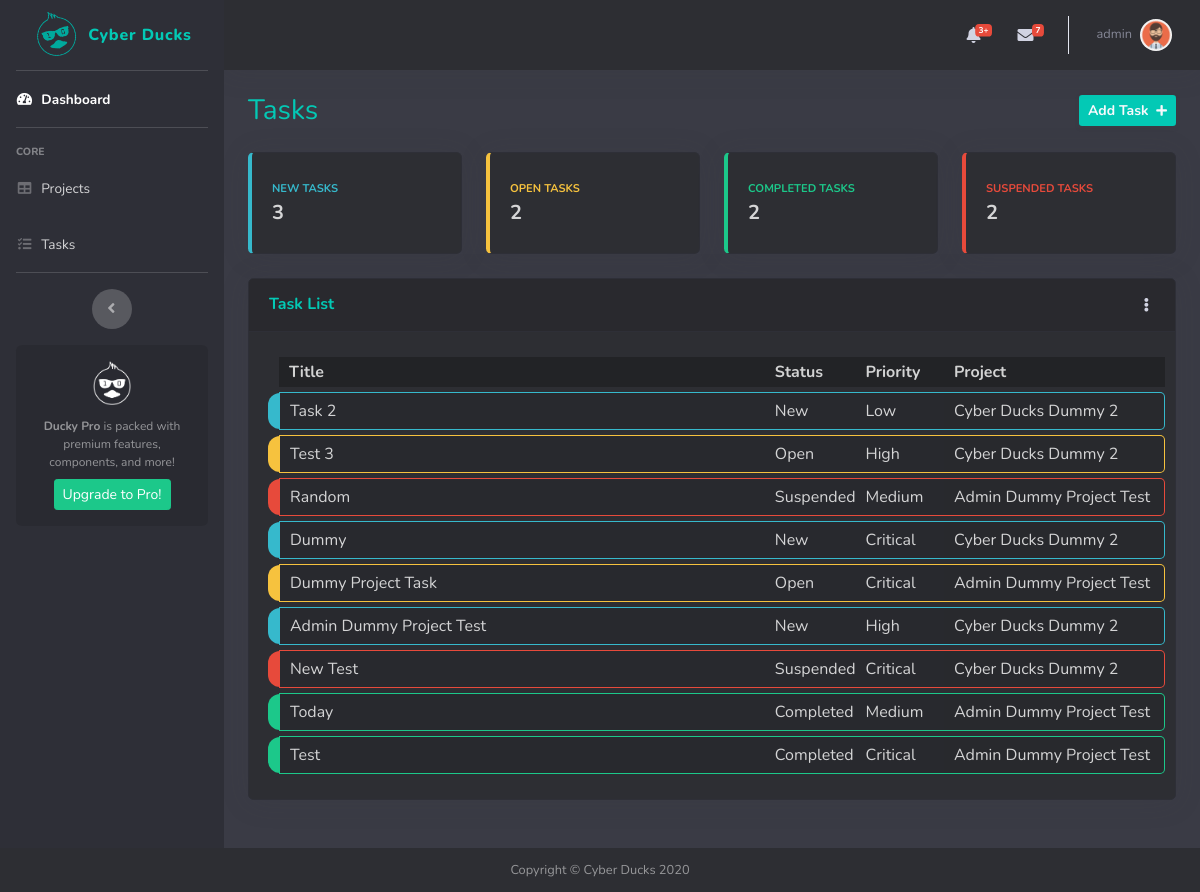
Page /tasks/ (signed in) on the committed database.
### accounts/models.py (models this page shows, shortened)
class Task(models.Model):
    id = models.UUIDField(
        primary_key=True,
        default=uuid.uuid4,
        editable=False)
    title = models.CharField(max_length=256, null=True)
    description = models.TextField(null=True, blank=True)
    STATUS_CHOICES = [
        ('NEW', 'New'),
        ('OPN', 'Open'),
        ('COM', 'Completed'),
        ('SUS', 'Suspended'),
    ]
    status = models.CharField(
        max_length=3,
        choices=STATUS_CHOICES,
        default=0,
    )
    start_date = models.DateTimeField()
    end_date = models.DateTimeField()
    PRIORITY_CHOICES = [
        ('LW', 'Low'),
        ('MD', 'Medium'),
        ('HI', 'High'),
        ('CR', 'Critical'),
    ]
    priority = models.CharField(
        max_length=2,
        choices=PRIORITY_CHOICES,
        default=0,
    )
    assigned_to = models.ForeignKey(User, on_delete=models.CASCADE, null=True, blank=True)
    date_created = models.DateTimeField(auto_now_add=True)
    project = models.ForeignKey(Project, on_delete=models.CASCADE, null=True, blank=True)

class Project(models.Model):
    id = models.UUIDField(
        primary_key=True,
        default=uuid.uuid4,
        editable=False)
    title = models.CharField(max_length=256, null=True)
    description = models.TextField(null=True, blank=True)
    STATUS_CHOICES = [
        ('NEW', 'New'),
        ('OPN', 'Open'),
        ('COM', 'Completed'),
        ('SUS', 'Suspended'),
    ]
    status = models.CharField(
        max_length=3,
        choices=STATUS_CHOICES,
        default=0,
    )
    start_date = models.DateTimeField()
    end_date = models.DateTimeField()
    client_name = models.CharField(max_length=256, null=True, blank=True)
    client_email = models.EmailField(max_length=256, null=True, blank=True)
    repo = models.URLField(null=True, blank=True)
    assigned_to = models.ForeignKey(User, on_delete=models.CASCADE, null=True, blank=True)
    date_created = models.DateTimeField(auto_now_add=True)
    def __str__(self):
        return self.title

### accounts/views.py (the view)
# urls.py: path('tasks/', views.tasks, name='tasks'),
@login_required(login_url='login')
def tasks(request):
    tasks_list = Task.objects.filter(assigned_to__exact=request.user)
    new_tasks = tasks_list.filter(status__exact='NEW').count()
    open_tasks = tasks_list.filter(status__exact='OPN').count()
    completed_tasks = tasks_list.filter(status__exact='COM').count()
    suspended_tasks = tasks_list.filter(status__exact='SUS').count()
    context = {
        'tasks': tasks_list,
        'new': new_tasks,
        'open': open_tasks,
        'completed': completed_tasks,
        'suspended': suspended_tasks,
    }
    return render(request, 'accounts/tasks.html', context)

### accounts/templates/accounts/tasks.html (shortened to what this page needs)
{% extends 'accounts/templates/base.html' %}
{% block SectionTitle %}
    Tasks
{% endblock %}
{% block addButton %}
    <a href="{% url 'task_creation' %}"
       class="d-none d-sm-inline-block btn btn-sm btn-green shadow-sm font-weight-bold text-gray-100">Add Task
        <i
                class="fas fa-plus fa-sm text-gray-100 ml-1"></i></a>
{% endblock %}
{% block content %}
    <div class="row">
        <div class="col-xl-3 col-md-6 mb-4">
            <div class="card border-left-info shadow h-100 py-2">
                <div class="card-body">
                    <div class="row no-gutters align-items-center">
                        <div class="col mr-2">
                            <div class="text-xs font-weight-bold text-info text-uppercase mb-1">
                                New Tasks
                            </div>
                            <div class="h5 mb-0 font-weight-bold ">{{ new }}</div>
                        </div>
                    </div>
                </div>
            </div>
        </div>
        <div class="col-xl-3 col-md-6 mb-4">
            <div class="card border-left-warning shadow h-100 py-2">
                <div class="card-body">
                    <div class="row no-gutters align-items-center">
                        <div class="col mr-2">
                            <div class="text-xs font-weight-bold text-warning text-uppercase mb-1">
                                Open Tasks
                            </div>
                            <div class="h5 mb-0 font-weight-bold ">{{ open }}</div>
                        </div>
                    </div>
                </div>
            </div>
        </div>
        <div class="col-xl-3 col-md-6 mb-4">
            <div class="card border-left-success shadow h-100 py-2">
                <div class="card-body">
                    <div class="row no-gutters align-items-center">
                        <div class="col mr-2">
                            <div class="text-xs font-weight-bold text-success text-uppercase mb-1">
                                Completed Tasks
                            </div>
                            <div class="h5 mb-0 font-weight-bold ">{{ completed }}</div>
                        </div>
                    </div>
                </div>
            </div>
        </div>
        <div class="col-xl-3 col-md-6 mb-4">
            <div class="card border-left-danger shadow h-100 py-2">
                <div class="card-body">
                    <div class="row no-gutters align-items-center">
                        <div class="col mr-2">
                            <div class="text-xs font-weight-bold text-danger text-uppercase mb-1">
                                Suspended Tasks
                            </div>
                            <div class="h5 mb-0 font-weight-bold ">{{ suspended }}</div>
                        </div>
                    </div>
                </div>
            </div>
        </div>
    </div>
    <div class="row">
        <div class="col-xl-12 mb-4 ">
            <div class="card shadow mb-4">
                <div
                        class="card-header py-3 d-flex flex-row align-items-center justify-content-between">
                    <h6 class="m-0 font-weight-bold text-green">Task List</h6>
                    <div class="dropdown no-arrow">
                        <a class="dropdown-toggle" href="#" role="button" id="dropdownMenuLink"
                           data-toggle="dropdown" aria-haspopup="true" aria-expanded="false">
                            <i class="fas fa-ellipsis-v fa-sm fa-fw text-gray-400"></i>
                        </a>
                    </div>
                </div>
                <div class="card-body">
                    <table class="table-curved" id="dataTable" style="width: 100%" cellspacing="0">
                        <thead>
                        <tr class="table-row-header-custom">
                            <th>Title</th>
                            <th>Status</th>
                            <th>Priority</th>
                            <th>Project</th>
                        </tr>
                        </thead>
                        <tbody>
                        {% for i in tasks %}
                            <tr class="{{ i.get_status_display }} clickable-row" data-href='{{ i.id }}'>
                                <td>{{ i.title }}</td>
                                <td>{{ i.get_status_display }}</td>
                                <td>{{ i.get_priority_display }}</td>
                                <td>{{ i.project }}</td>
                            </tr>
                        {% endfor %}
                        </tbody>
                    </table>
                </div>
            </div>
        </div>
    </div>
{% endblock %}

### accounts/templates/accounts/includes/topbar.html (shortened to what this page needs)
{% load static %}
<nav class="navbar navbar-expand navbar-light bg-dark-secondary topbar mb-4 static-top shadow">
    <ul class="navbar-nav ml-auto">
        <li class="nav-item dropdown no-arrow mx-1">
            <a class="nav-link dropdown-toggle" href="#" id="alertsDropdown" role="button"
               data-toggle="dropdown" aria-haspopup="true" aria-expanded="false">
                <i class="fas fa-bell fa-fw"></i>
                <span class="badge badge-danger badge-counter">3+</span>
            </a>
        </li>
        <li class="nav-item dropdown no-arrow mx-1">
            <a class="nav-link dropdown-toggle" href="#" id="messagesDropdown" role="button"
               data-toggle="dropdown" aria-haspopup="true" aria-expanded="false">
                <i class="fas fa-envelope fa-fw"></i>
                <span class="badge badge-danger badge-counter">7</span>
            </a>
        </li>
        <li class="nav-item dropdown no-arrow">
            <a class="nav-link dropdown-toggle" href="#" id="userDropdown" role="button"
               data-toggle="dropdown" aria-haspopup="true" aria-expanded="false">
                <span class="mr-2 d-none d-lg-inline text-gray-600 small">{{ request.user }}</span>
                <img class="img-profile rounded-circle"
                     src="{% static 'accounts/profile.png' %}">
            </a>
        </li>
    </ul>
</nav>

### accounts/static/accounts/styles/colors.css (style rules this page uses)
.bg-dark-secondary { background-color: #2d2e33; }
.text-green { color: #03c9b5; }
.btn-green { background-color: #03c9b5; }

### accounts/static/accounts/styles/custom.css (style rules this page uses)
.table-curved { margin-left: 10px; border-collapse: separate; border-spacing: 0 5px; }
.table-curved th { background-color: rgba(0, 0, 0, 0.25); padding: 3px 10px; }
.table-curved td { position: relative; background-color: rgba(0, 0, 0, 0.1); padding: 6px 0 6px 10px; }
.table-curved td:first-child:before { content: ''; position: absolute; border-radius: 1rem 0 0 1rem; width: 12px; height: 100%; left: -12px; top: 0px; }
.table-curved td:last-child { border-radius: 0 5px 5px 0; }
.table-curved tr.New td:first-child:before { background-color: #36b9cc; }
.table-curved tr.New td { border-top: 1px solid #36b9cc; border-bottom: 1px solid #36b9cc; }
.table-curved tr.New td:first-child { border-left: 1px solid #36b9cc; }
.table-curved tr.New td:last-child { border-right: 1px solid #36b9cc; }
.table-curved tr.Open td:first-child:before { background-color: #f6c23e; }
.table-curved tr.Open td { border-top: 1px solid #f6c23e; border-bottom: 1px solid #f6c23e; }
.table-curved tr.Open td:first-child { border-left: 1px solid #f6c23e; }
.table-curved tr.Open td:last-child { border-right: 1px solid #f6c23e; }
.table-curved tr.Completed td:first-child:before { background-color: #1cc88a; }
.table-curved tr.Completed td { border-top: 1px solid #1cc88a; border-bottom: 1px solid #1cc88a; }
.table-curved tr.Completed td:first-child { border-left: 1px solid #1cc88a; }
.table-curved tr.Completed td:last-child { border-right: 1px solid #1cc88a; }
.table-curved tr.Suspended td:first-child:before { background-color: #e74a3b; }
.table-curved tr.Suspended td { border-top: 1px solid #e74a3b; border-bottom: 1px solid #e74a3b; }
.table-curved tr.Suspended td:first-child { border-left: 1px solid #e74a3b; }
.table-curved tr.Suspended td:last-child { border-right: 1px solid #e74a3b; }
.table-curved td:first-child { width: 55%; }
.table-curved td:nth-child(2) { width: 10%; }
.table-curved td:nth-child(3) { width: 10%; }
.table-curved td:nth-child(4) { width: 25%; }

### rows in the picture
Task: title "Task 2", status "New", priority "Low", project "Cyber Ducks Dummy 2"
Task: title "Test 3", status "Open", priority "High", project "Cyber Ducks Dummy 2"
Task: title "Random", status "Suspended", priority "Medium", project "Admin Dummy Project Test"
Task: title "Dummy", status "New", priority "Critical", project "Cyber Ducks Dummy 2"
Task: title "Dummy Project Task", status "Open", priority "Critical", project "Admin Dummy Project Test"
Task: title "Admin Dummy Project Test", status "New", priority "High", project "Cyber Ducks Dummy 2"
Task: title "New Test", status "Suspended", priority "Critical", project "Cyber Ducks Dummy 2"
Task: title "Today", status "Completed", priority "Medium", project "Admin Dummy Project Test"
Task: title "Test", status "Completed", priority "Critical", project "Admin Dummy Project Test"

### other values in the picture
{{ request.user }} "admin"
{{ new }} "3"
{{ open }} "2"
{{ completed }} "2"
{{ suspended }} "2"
